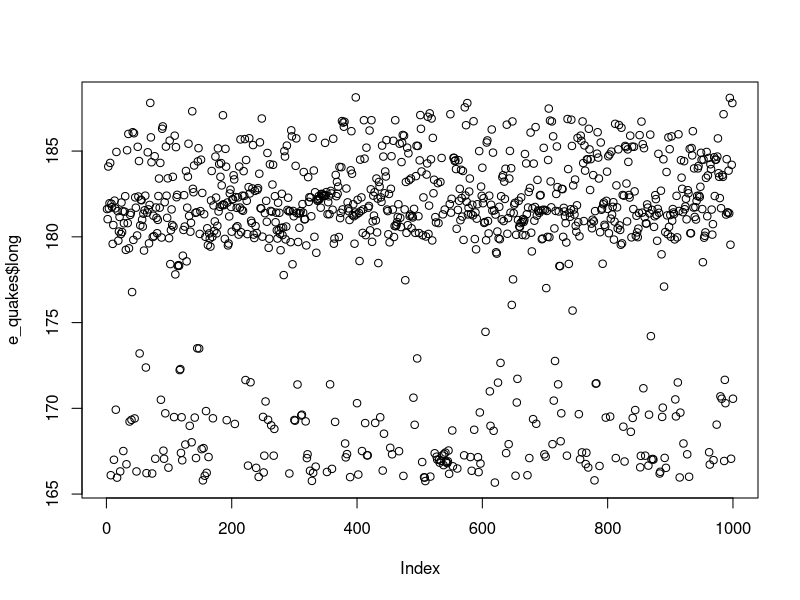
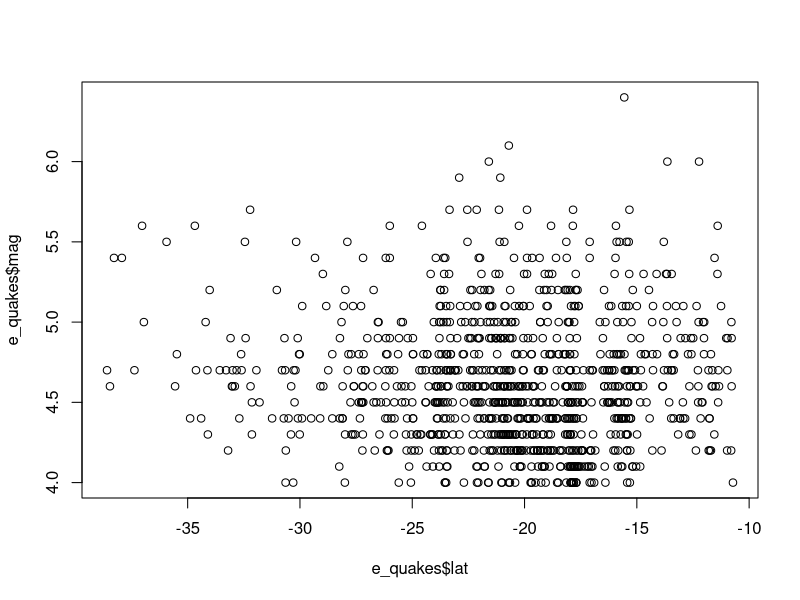
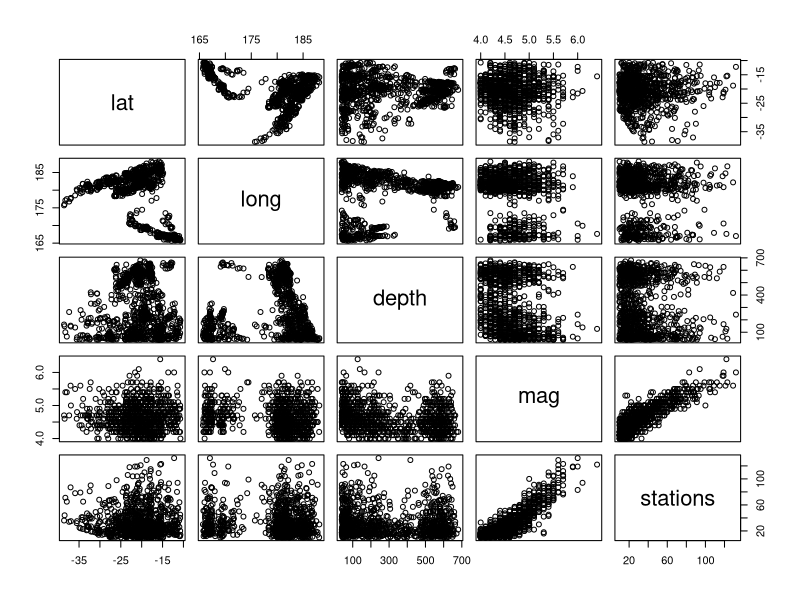
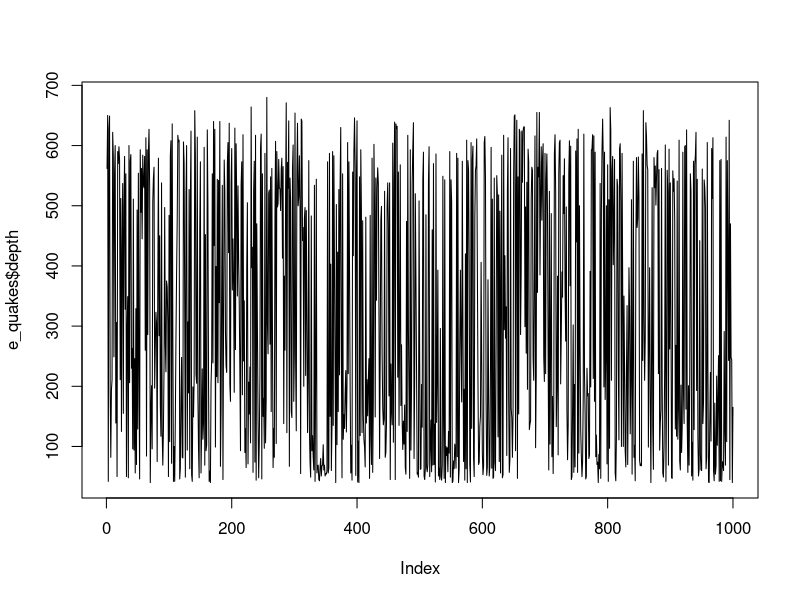
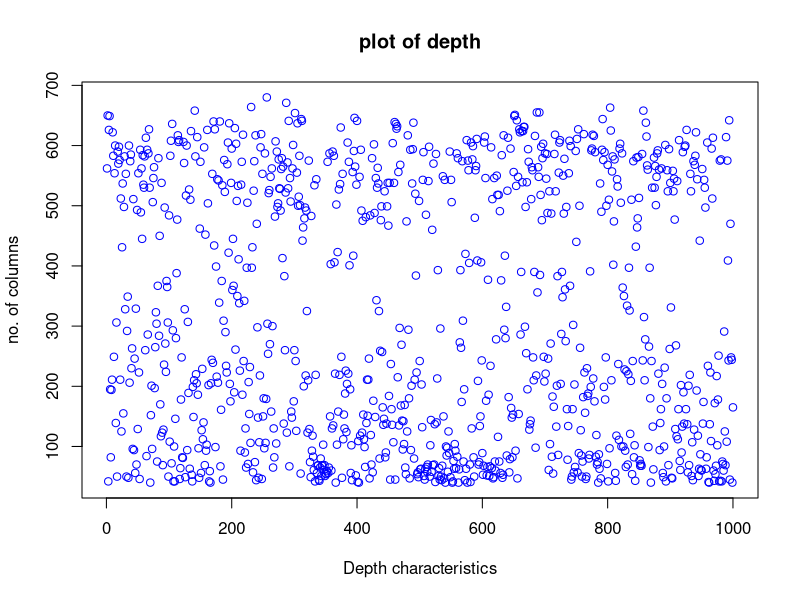
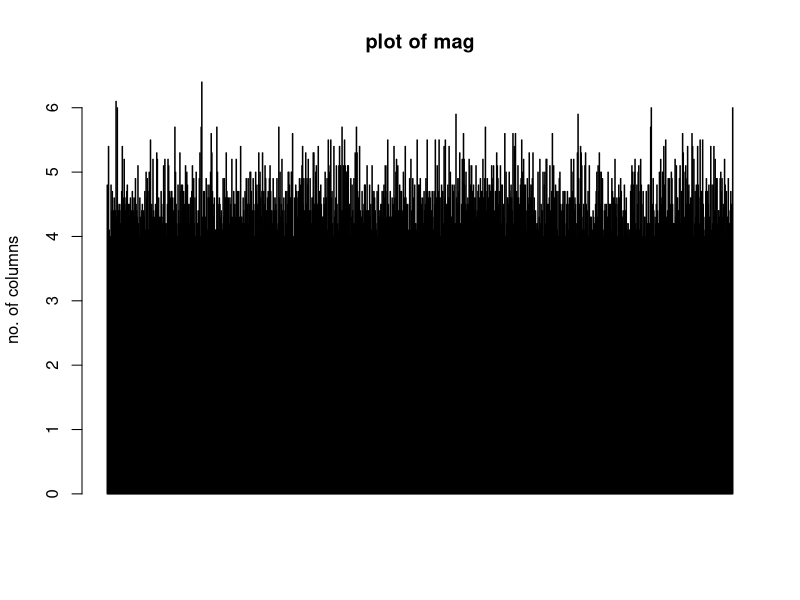
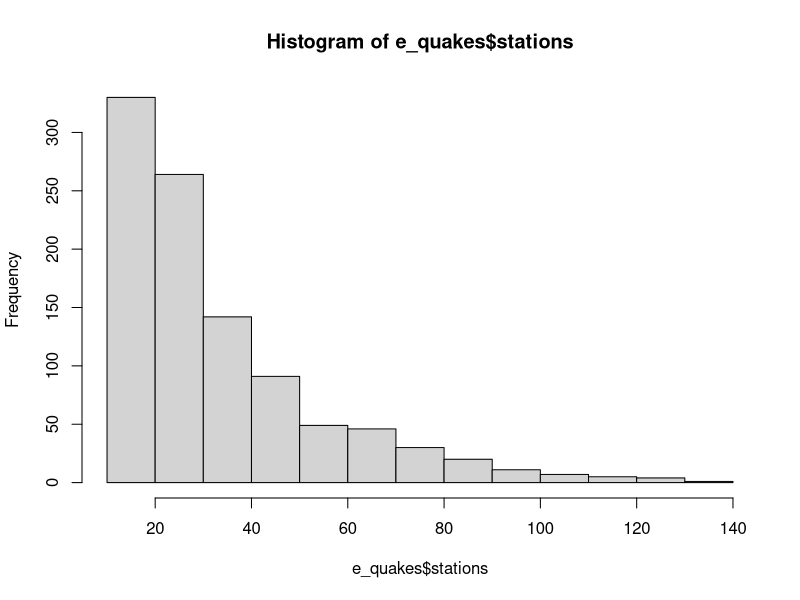
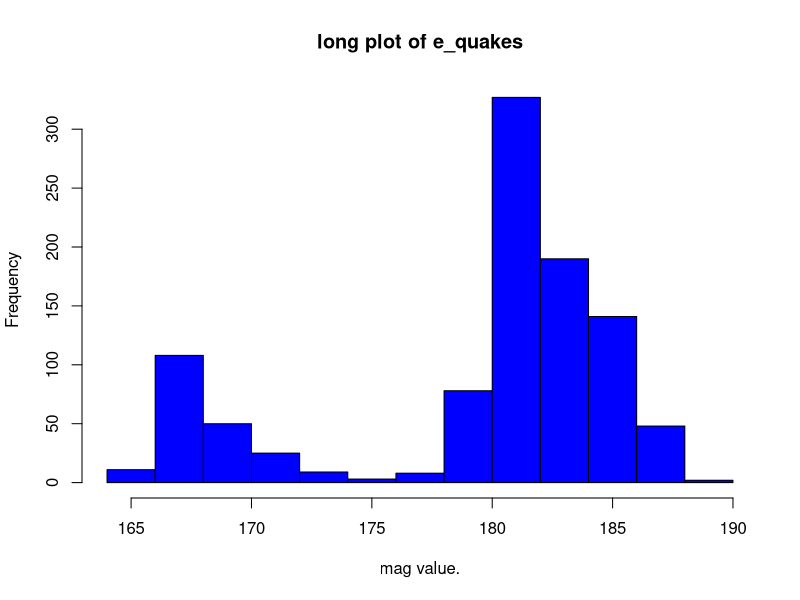

These figures' R source, in order: (Note: this script raises an error after producing the figures.)
#data set of practice class

#e_quakes=read.csv('path/quakes.csv',header=True,sep",")

e_quakes<-datasets::quakes

#top 10 rows and last 10 rows
head(e_quakes,10)
tail(e_quakes,10)

#columns
e_quakes[,c(1,2)]

#in R summary means Describe of dataset
summary(e_quakes[,1])

e_quakes
summary(e_quakes$lat)
summary(e_quakes)

##plot
plot(e_quakes$long)
plot(e_quakes$lat,e_quakes$mag,type='p')
plot(e_quakes)

#points and lines
plot(e_quakes$depth,type='l')  #l=lines,p=points,b=both


plot(e_quakes$depth,xlab='Depth characteristics',ylab='no. of columns',main='plot of depth',col='blue')

#horizontal bar plot
barplot(e_quakes$mag,ylab='no. of columns',main='plot of mag',col='blue',horiz=F,axes=T)

#histogram
hist(e_quakes$stations)
hist(e_quakes$long,
     main='long plot of e_quakes',
     xlab='mag value.',col='blue')

#single boxplot
boxplot(e_quakes$depth,main='Boxplot')
boxplot.stats(e_quakes$depth)$out

#multiple box plots
boxplot(e_quakes[,1:4],main='Multiple')

#margin of the grid(mar)
#no of rows and columns(mfrow)
#whether a barder is to be include(bty)
#and position of the 
#labels(las:1 for horizontal,las:0 for vertical)
#bty-box around the plot
par(mfrow=c(3,3),mar=c(2,5,2,0),las=0,bty='o')
plot(e_quakes$long)

plot(e_quakes$lat,e_quakes$long)
plot(e_quakes$depth,type='l')
plot(e_quakes$depth,type='l')
plot(e_quakes$depth,type='l')
barplot(e_quakes$mag,main='mag characteristics',
        xlab='mag',col='blue',horiz=TRUE)
hist(e_quakes$stations)
boxplot(e_quakes$stations)
boxplot(e_quakes[,0:4],main='multiple box plot')

sd(e_quakes$depth,na.rm=T)
var(e_quakes$depth)

#skewness
skewness(e_quakes$depth)

#kurtosis
kurtosis(e_quakes$depth)
